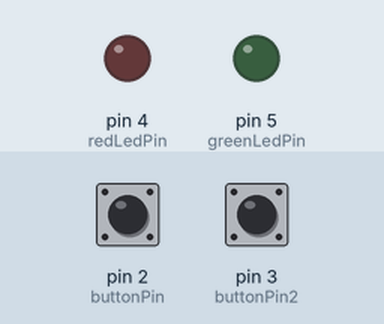
Recording of a sketch running on a simulated Arduino Uno, built with avr-gcc and run on an emulated ATmega328P. Parts: output pins drawn as LEDs (lit = HIGH). The inputs (shaded band) are chosen by the test bench; at power-on: pin 2 (buttonPin) HIGH, pin 3 (buttonPin2) HIGH.

Above: at 1.2 s.
1.3 s: pin 2 (buttonPin) pulled LOW for 0.15 s
At 2.5 s:
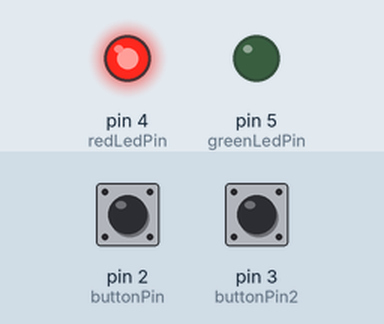
2.9 s: pin 3 (buttonPin2) pulled LOW for 0.15 s
At 3.9 s:
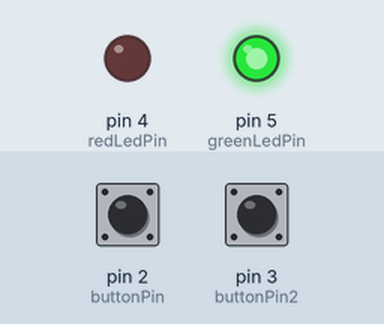
4.5 s: pin 2 (buttonPin) pulled LOW for 1 s
At 5.1 s:
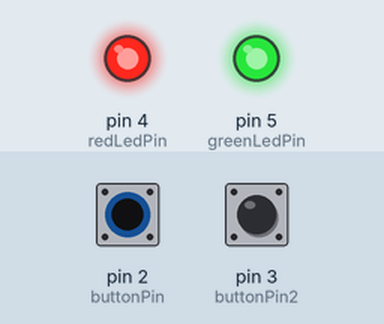
7.0 s: pin 2 (buttonPin) pulled LOW for 3.2 s
At 8.2 s:
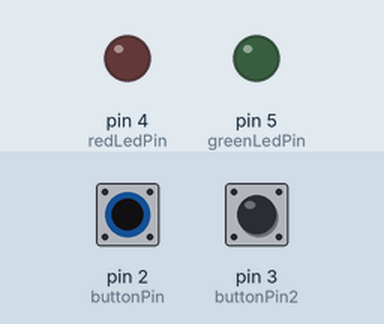
11.7 s: pin 3 (buttonPin2) pulled LOW for 1 s
At 13.0 s:
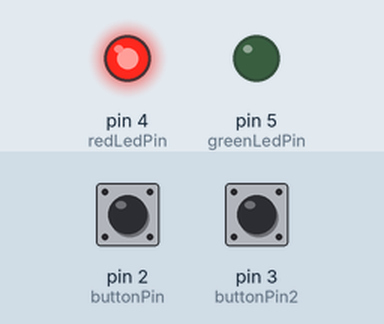
Timing chart, 0 to 14.7 s (numbered marks = the images above; inputs shaded):
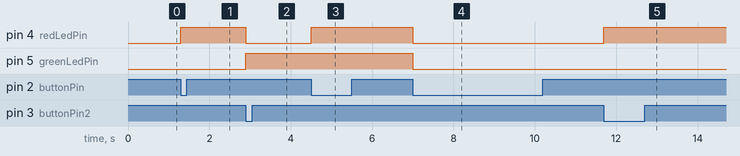

Measured:
- after the input at 1.3 s, pin 4 (redLedPin): LOW → HIGH at once
- after the input at 2.9 s, pin 4 (redLedPin): HIGH → LOW at once; pin 5 (greenLedPin): LOW → HIGH at once
- after the input at 4.5 s, pin 4 (redLedPin): LOW → HIGH at once
- after the input at 7.0 s, pin 4 (redLedPin), pin 5 (greenLedPin): HIGH → LOW at once
- after the input at 11.7 s, pin 4 (redLedPin): LOW → HIGH at once

The sketch:

4.COMP_522_2leds_2buttons.ino
```cpp
/*
Jaztin Tabunda
Warmup Project 2 - 2 LED and 2 Buttons
COMP 522 - V. Bhatt
3-31-2023
*/

int buttonPin = 2; //pin number that takes input from button
int redLedPin = 4; //pin number that outputs to red led
int buttonPin2 = 3; //pin number that takes input from button2
int greenLedPin = 5; //pin number that outputs to green led

int toggleState; //checks to see if red light is on or off
int toggleState2; //checks to see if green light is on or off
int lastButtonState = 1; //since this is a pull up resistor, button goes from HIGH (1) to LOW (0)
int lastButtonState2 = 1; //since this is a pull up resistor, button2 goes from HIGH (1) to LOW (0)
long unsigned int lastPress; //this variable is going to keep track of the milliseconds since the last time the button was pressed
long unsigned int lastPress2; //this variable is going to keep track of the milliseconds since the last time the button2 was pressed
volatile int buttonFlag; //this variable is to check if the button is pressed or not.
volatile int buttonFlag2; //this variable is to check if the button2 is pressed or not.

int pressCounter = 0; //press counter for both buttons
int debounceTime = 20; //this is to give the program rest time for input so it's stable

void setup()
{
  pinMode(redLedPin, OUTPUT); //sets up red led as output
  pinMode(greenLedPin, OUTPUT); //sets up green led as output
  pinMode(buttonPin, INPUT_PULLUP); //sets up button as input
  pinMode(buttonPin2, INPUT_PULLUP); //sets up button2 as input
  attachInterrupt(digitalPinToInterrupt(buttonPin), ISR_button_red, CHANGE); //this sets up the interrupt for the button so that it runs the ISR method when there is a change
  attachInterrupt(digitalPinToInterrupt(buttonPin2), ISR_button_green, CHANGE); //this sets up the interrupt for the button2 so that it runs the ISR method when there is a change
}

void loop()
{

  //this if statement is basically a delay without delaying the entire program
  //as long as the button press happens after a set amount of time (debounceTime) and the buttonFlag is equal to 1
  //the only time buttonFlag is equal to 1 is when there is a change interrupt on the button (i.e. when you press the button)
  if( ((millis() - lastPress) > debounceTime && buttonFlag))
  {

    lastPress = millis();

    //first button and red led
    //if you press button (since button is a pull up resistor, the change is from 1 to 0)
    if(digitalRead(buttonPin) == 0 && lastButtonState == 1)
    {
      pressCounter++;
      if(pressCounter == 1) //red on, green off
      {
        toggleState =! toggleState; //toggleState controls the red led bulb from on to off and vice versa
        digitalWrite(redLedPin, toggleState);
      }
      else if(pressCounter == 2) //green on, red off
      {
        toggleState =! toggleState; //toggleState controls the red led bulb from on to off and vice versa
        toggleState2 =! toggleState2; //toggleState controls the green led bulb from on to off and vice versa
        digitalWrite(redLedPin, toggleState);
        digitalWrite(greenLedPin, toggleState2);
      }
      else if(pressCounter == 3) //both on
      {
        toggleState =! toggleState; //toggleState controls the red led bulb from on to off and vice versa
        digitalWrite(redLedPin, toggleState);
      }
      else //both off
      {
        toggleState = 0; //turn off both leds
        toggleState2 = 0;
        digitalWrite(redLedPin, toggleState);
        digitalWrite(greenLedPin, toggleState2);
        pressCounter = 0; //keeps track of button presses
      }
    }
    else if(digitalRead(buttonPin) == 1 && lastButtonState == 0)
    {
      lastButtonState = 1; //the current button2 state turns into the last button2 state the next time it's looped
    }
      buttonFlag = 0; //turns it to zero so it's not going to run the if statement again until button is pressed again.
  }
  else if( ((millis() - lastPress2) > debounceTime && buttonFlag2))
  {
    lastPress2 = millis();

    //second button and green led
    if(digitalRead(buttonPin2) == 0 && lastButtonState2 == 1)
    {
      pressCounter++;
      if(pressCounter == 1) //red on, green off
      {
        toggleState =! toggleState; //toggleState controls the red led bulb from on to off and vice versa
        digitalWrite(redLedPin, toggleState);
      }
      else if(pressCounter == 2) //green on, red off
      {
        toggleState =! toggleState; //toggleState controls the red led bulb from on to off and vice versa
        toggleState2 =! toggleState2; //toggleState controls the green led bulb from on to off and vice versa
        digitalWrite(redLedPin, toggleState);
        digitalWrite(greenLedPin, toggleState2);
      }
      else if(pressCounter == 3) //both on
      {
        toggleState =! toggleState; //toggleState controls the red led bulb from on to off and vice versa
        digitalWrite(redLedPin, toggleState);
      }
      else //both off
      {
        toggleState = 0; //turn off both leds
        toggleState2 = 0;
        digitalWrite(redLedPin, toggleState);
        digitalWrite(greenLedPin, toggleState2);
        pressCounter = 0; //keeps track of button presses
      }
    }
    else if(digitalRead(buttonPin2) == 1 && lastButtonState2 == 0)
    {
      lastButtonState2 = 1; //the current button2 state turns into the last button2 state the next time it's looped
    }
      buttonFlag2 = 0; //turns it to zero so it's not going to run the if statement again until button2 is pressed again.
  }
  else
  {
  }
}

void ISR_button_red()
{
  buttonFlag = 1; //if button is pressed, it allows the if statement in the main loop to be ran
}

void ISR_button_green()
{
  buttonFlag2 = 1; //if button2 is pressed, it allows the if statement in the main loop to be ran
}
```
